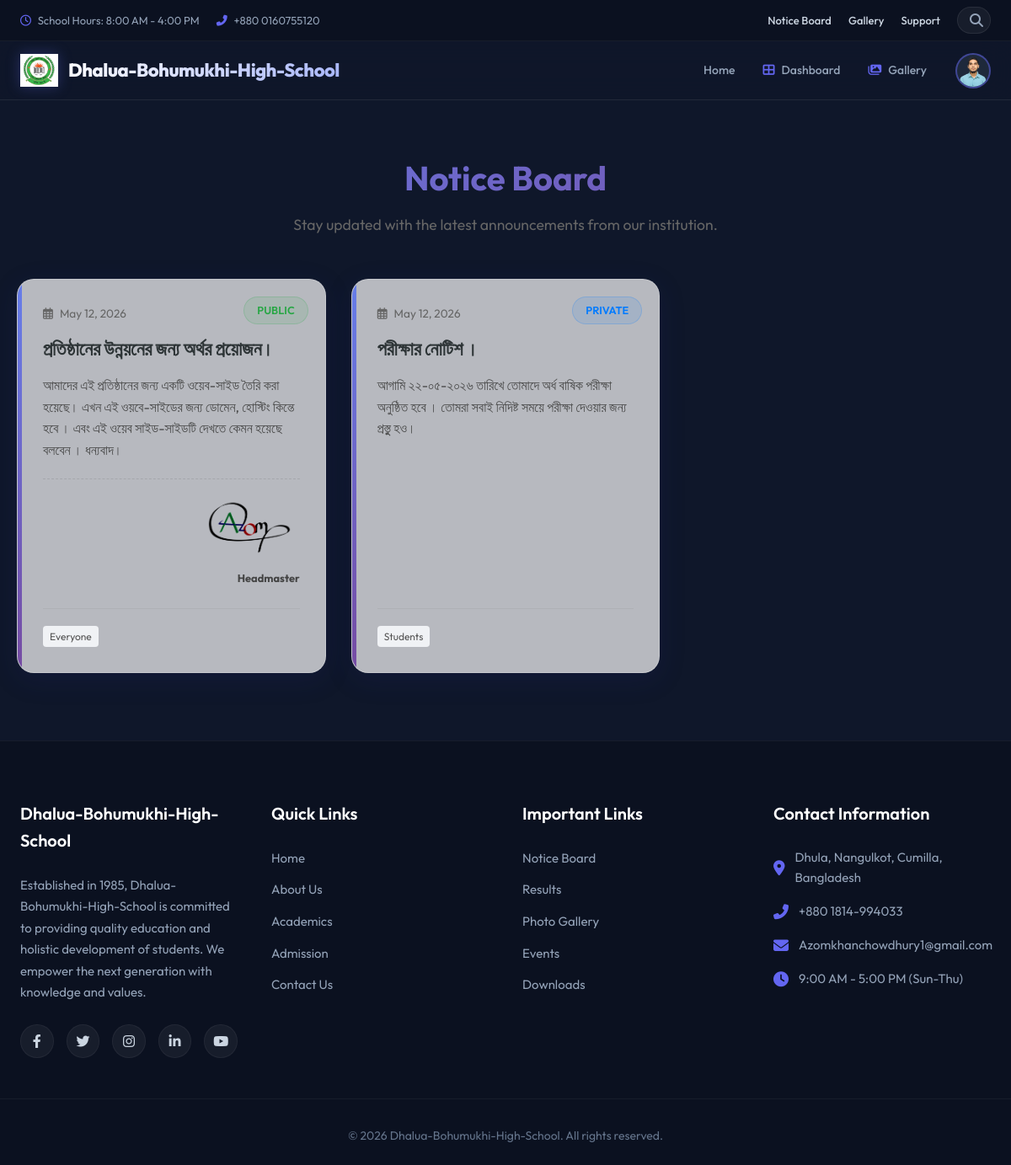
/notices/ (signed in), run on the app's committed database.
### student/models.py (models this page shows, shortened)
class Student(models.Model):
    user = models.OneToOneField(User, on_delete=models.CASCADE, related_name='student_profile', null=True, blank=True)
    profile_image = models.ImageField(upload_to='students/', blank=True, null=True)
    phone_number = models.CharField(max_length=15, unique=True, null=True, blank=True)
    date_of_birth = models.DateField(null=True, blank=True)
    gender = models.CharField(max_length=10, choices=[('Male', 'Male'), ('Female', 'Female'), ('Other', 'Other')], null=True, blank=True)
    blood_group = models.CharField(max_length=5, blank=True, null=True)
    address = models.TextField(null=True, blank=True)
    student_id = models.CharField(max_length=20, unique=True, null=True, blank=True)
    roll_number = models.CharField(max_length=20, null=True, blank=True)
    admission_date = models.DateField(null=True, blank=True)
    current_class = models.CharField(max_length=20, null=True, blank=True)
    section = models.CharField(max_length=10, null=True, blank=True)
    academic_year = models.CharField(max_length=10, null=True, blank=True)

### notices/models.py (models this page shows, shortened)
class Notice(models.Model):
    title = models.CharField(max_length=255)
    content = models.TextField()
    is_public = models.BooleanField(default=False, help_text="Public notices are visible to everyone without login.")
    target_student = models.BooleanField(default=False, verbose_name="Student")
    target_teacher = models.BooleanField(default=False, verbose_name="Teacher")
    target_staff = models.BooleanField(default=False, verbose_name="Staff")
    target_parent = models.BooleanField(default=False, verbose_name="Parent")
    created_at = models.DateTimeField(auto_now_add=True)
    updated_at = models.DateTimeField(auto_now=True)
    created_by = models.ForeignKey(User, on_delete=models.SET_NULL, null=True, blank=True)
    signature = models.ImageField(upload_to='notices/signatures/', null=True, blank=True, help_text="Upload headmaster's signature image.")
    attachment = models.FileField(upload_to='notices/attachments/', null=True, blank=True, help_text="Upload official PDF or Image notice.")
    class Meta:
        ordering = ['-created_at']
        verbose_name = "Notice"
        verbose_name_plural = "Notices"

### notices/views.py (the view)
# urls.py: path('', views.notice_list, name='notice_list'),
def notice_list(request):
    if request.user.is_authenticated:
        user = request.user
        role = "Admin" if user.is_superuser else "User"
        if hasattr(user, 'student_profile'):
            role = "Student"
        elif hasattr(user, 'teacher_profile'):
            role = "Teacher"
        elif hasattr(user, 'staff_profile'):
            role = "Staff"
        elif hasattr(user, 'parent_profile'):
            role = "Parent"
        if user.is_superuser or role == "Admin":
            notices = Notice.objects.all()
        else:
            query = Q(is_public=True)
            if role == 'Student':
                query |= Q(target_student=True)
            elif role == 'Teacher':
                query |= Q(target_teacher=True)
            elif role == 'Staff':
                query |= Q(target_staff=True)
            elif role == 'Parent':
                query |= Q(target_parent=True)
            notices = Notice.objects.filter(query).distinct()
    else:
        notices = Notice.objects.filter(is_public=True)
    return render(request, 'notices/notice_list.html', {'notices': notices})

### accounts/context_processors.py (called while the page is built)
def user_profile_context(request):
    if request.user.is_authenticated:
        user = request.user
        role = "Admin" if user.is_superuser else "User"
        profile = None
        if hasattr(user, 'student_profile'):
            role = "Student"
            profile = user.student_profile
        elif hasattr(user, 'teacher_profile'):
            role = "Teacher"
            profile = user.teacher_profile
        elif hasattr(user, 'staff_profile'):
            role = "Staff"
            profile = user.staff_profile
        elif hasattr(user, 'parent_profile'):
            role = "Parent"
            profile = user.parent_profile
        return {
            'global_role': role,
            'global_profile': profile
        }
    return {}

### notices/templatetags/notices_extras.py (called while the page is built)
@register.filter
def mul(value, arg):
    try:
        return float(value) * float(arg)
    except (ValueError, TypeError):
        return 0

### templates/notices/notice_list.html (shortened to what this page needs)
{% extends 'base.html' %}
{% load static %}
{% load notices_extras %}
{% block css %}
<link rel="stylesheet" href="{% static 'css/notices.css' %}">
{% endblock %}
{% block content %}
<div class="notice-container">
    <div class="notice-header">
        <h1>Notice Board</h1>
        <p>Stay updated with the latest announcements from our institution.</p>
    </div>
    <div class="notice-grid">
        {% for notice in notices %}
        <div class="notice-card" style="animation-delay: {{ forloop.counter0|add:1|mul:0.1 }}s;">
            {% if notice.is_public %}
            <span class="notice-badge badge-public">Public</span>
            {% else %}
            <span class="notice-badge badge-private">Private</span>
            {% endif %}
            <div class="notice-date">
                <i class="far fa-calendar-alt"></i> {{ notice.created_at|date:"F d, Y" }}
            </div>
            <h2 class="notice-title">{{ notice.title }}</h2>
            <div class="notice-content">
                {{ notice.content|linebreaks|truncatewords:50 }}
                {% if notice.signature %}
                <div class="notice-signature">
                    <img src="{{ notice.signature.url }}" alt="Headmaster Signature">
                    <p>Headmaster</p>
                </div>
                {% endif %}
            </div>
            <div class="notice-footer">
                <div class="notice-roles">
                    {% if notice.is_public %}
                        <span class="role-tag">Everyone</span>
                    {% else %}
                        {% if notice.target_student %}<span class="role-tag">Students</span>{% endif %}
                    {% endif %}
                </div>
            </div>
        </div>
        {% empty %}
        <div class="no-notices">
            <i class="fas fa-bullhorn"></i>
            <h3>No notices available at this time.</h3>
            <p>Please check back later for updates.</p>
        </div>
        {% endfor %}
    </div>
</div>
{% endblock %}

### templates/base.html (shortened to what this page needs)
{% load static %}
<!DOCTYPE html>
<html lang="en">
<head>
    <link rel="stylesheet" href="https://cdnjs.cloudflare.com/ajax/libs/font-awesome/6.4.0/css/all.min.css">
    <link rel="stylesheet" href="{% static 'css/base.css' %}">
    {% block css %}{% endblock %}
</head>
<body>
    <div class="top-header-bar">
        <div class="top-bar-container">
            {% if user.is_authenticated %}
            <div class="top-bar-left">
                <span><i class="far fa-clock"></i> School Hours: 8:00 AM - 4:00 PM</span>
                <span><i class="fas fa-phone-alt"></i> +880 0160755120</span>
            </div>
            <div class="top-bar-right">
                <a href="{% url 'notices:notice_list' %}">Notice Board</a>
                <a href="{% url 'gallery' %}">Gallery</a>
                <a href="{% url 'support' %}">Support</a>
                <div class="search-box-container">
                    <div class="search-box" id="globalSearchBox">
                        <i class="fas fa-search search-icon"></i>
                    </div>
                </div>
            </div>
            {% endif %}
        </div>
    </div>
    <header class="main-header">
        <div class="nav-container">
            <a href="/" class="logo">
                <img src="{% static 'image/logo.jpg' %}" alt="Dhalua-Bohumukhi-High-School Logo" class="logo-img">
                <h2>Dhalua-Bohumukhi-High-School</h2>
            </a>
            <div class="nav-right-section">
                <nav>
                    <ul class="nav-links">
                        <li><a href="/" class="{% if request.path == '/' %}active{% endif %}">Home</a></li>
                        {% if user.is_authenticated %}
                        {% if global_role == 'Admin' %}
                        <li><a href="{% url 'admin_panel:dashboard' %}"
                                class="{% if '/admin-dashboard/' in request.path %}active{% endif %}"><i
                                    class="fas fa-th-large"></i> Dashboard</a></li>
                        {% elif global_role == 'Student' %}
                        <li><a href="{% url 'student:student_dashboard' %}"
                                class="{% if '/students/dashboard/' in request.path %}active{% endif %}"><i
                                    class="fas fa-th-large"></i> Dashboard</a></li>
                        {% elif global_role == 'Teacher' %}
                        <li><a href="{% url 'teacher:teacher_dashboard' %}"
                                class="{% if '/teachers/dashboard/' in request.path %}active{% endif %}"><i
                                    class="fas fa-th-large"></i> Dashboard</a></li>
                        {% elif global_role == 'Staff' %}
                        <li><a href="{% url 'staff:staff_dashboard' %}"
                                class="{% if '/staff/dashboard/' in request.path %}active{% endif %}"><i
                                    class="fas fa-th-large"></i> Dashboard</a></li>
                        {% elif global_role == 'Parent' %}
                        <li><a href="{% url 'prents:parent_dashboard' %}"
                                class="{% if '/parents/dashboard/' in request.path %}active{% endif %}"><i
                                    class="fas fa-th-large"></i> Dashboard</a></li>
                        {% endif %}
                        <li><a href="{% url 'gallery' %}"
                                class="{% if '/gallery/' in request.path %}active{% endif %}"><i
                                    class="fas fa-images"></i> Gallery</a></li>
                        {% endif %}
                    </ul>
                </nav>
                {% if user.is_authenticated %}
                <div class="profile-dropdown-container">
                    <div class="profile-trigger" id="profileTrigger">
                        {% if global_profile and global_profile.profile_image %}
                        <img src="{{ global_profile.profile_image.url }}" alt="Profile Image">
                        {% else %}
                        <i class="fas fa-user"></i>
                        {% endif %}
                    </div>
                </div>
                {% else %}
                <a href="{% url 'accounts:login' %}" class="btn-login">Sign In</a>
                {% endif %}
            </div>
        </div>
    </header>
    <main>
        {% block content %}
        {% endblock %}
    </main>
    <footer class="main-footer">
        <div class="footer-container">
            <div class="footer-col">
                <h3>Dhalua-Bohumukhi-High-School</h3>
                <p>Established in 1985, Dhalua-Bohumukhi-High-School is committed to providing quality education and
                    holistic
                    development of students. We empower the next generation with knowledge and values.</p>
                <div class="social-icons">
                    <a href="#" aria-label="Facebook"><i class="fab fa-facebook-f"></i></a>
                    <a href="#" aria-label="Twitter"><i class="fab fa-twitter"></i></a>
                    <a href="#" aria-label="Instagram"><i class="fab fa-instagram"></i></a>
                    <a href="#" aria-label="LinkedIn"><i class="fab fa-linkedin-in"></i></a>
                    <a href="#" aria-label="YouTube"><i class="fab fa-youtube"></i></a>
                </div>
            </div>
            <div class="footer-col">
                <h3>Quick Links</h3>
                <ul>
                    <li><a href="#">Home</a></li>
                    <li><a href="#">About Us</a></li>
                    <li><a href="#">Academics</a></li>
                    <li><a href="#">Admission</a></li>
                    <li><a href="#">Contact Us</a></li>
                </ul>
            </div>
            <div class="footer-col">
                <h3>Important Links</h3>
                <ul>
                    <li><a href="{% url 'notices:notice_list' %}">Notice Board</a></li>
                    <li><a href="#">Results</a></li>
                    <li><a href="#">Photo Gallery</a></li>
                    <li><a href="#">Events</a></li>
                    <li><a href="#">Downloads</a></li>
                </ul>
            </div>
            <div class="footer-col">
                <h3>Contact Information</h3>
                <ul class="contact-info">
                    <li><i class="fas fa-map-marker-alt"></i> Dhula, Nangulkot, Cumilla, Bangladesh</li>
                    <li><i class="fas fa-phone-alt"></i> +880 1814-994033</li>
                    <li><i class="fas fa-envelope"></i> Azomkhanchowdhury1@gmail.com</li>
                    <li><i class="fas fa-clock"></i> 9:00 AM - 5:00 PM (Sun-Thu)</li>
                </ul>
            </div>
        </div>
        <div class="footer-bottom">
            <p>&copy; {% now "Y" %} Dhalua-Bohumukhi-High-School. All rights reserved.</p>
        </div>
    </footer>
</body>
</html>

### static/css/notices.css (style rules this page uses)
:root { --glass-bg: rgba(255, 255, 255, 0.1); --glass-border: rgba(255, 255, 255, 0.2); --primary-gradient: linear-gradient(135deg, #667eea 0%, #764ba2 100%); --accent-color: #00d2ff; --text-color: #333; --text-light: #666; --card-shadow: 0 8px 32px 0 rgba(31, 38, 135, 0.15); }
.notice-container { max-width: 1200px; margin: 40px auto; padding: 20px; font-family: 'Inter', sans-serif; }
.notice-header { text-align: center; margin-bottom: 50px; animation: fadeInDown 0.8s ease-out; }
.notice-header h1 { font-size: 2.5rem; color: #1a1a1a; margin-bottom: 10px; font-weight: 700; background: var(--primary-gradient); -webkit-background-clip: text; background-clip: text; -webkit-text-fill-color: transparent; }
.notice-header p { color: var(--text-light); font-size: 1.1rem; }
.notice-grid { display: grid; grid-template-columns: repeat(auto-fill, minmax(350px, 1fr)); gap: 30px; }
.notice-card { background: rgba(255, 255, 255, 0.7); backdrop-filter: blur(10px); -webkit-backdrop-filter: blur(10px); border: 1px solid var(--glass-border); border-radius: 20px; padding: 30px; box-shadow: var(--card-shadow); transition: transform 0.3s ease, box-shadow 0.3s ease; display: flex; flex-direction: column; position: relative; overflow: hidden; animation: fadeInUp 0.6s ease-out both; }
.notice-card::before { content: ''; position: absolute; top: 0; left: 0; width: 5px; height: 100%; background: var(--primary-gradient); }
.notice-badge { position: absolute; top: 20px; right: 20px; padding: 5px 15px; border-radius: 20px; font-size: 0.8rem; font-weight: 600; text-transform: uppercase; }
.badge-public { background: rgba(40, 167, 69, 0.1); color: #28a745; border: 1px solid rgba(40, 167, 69, 0.2); }
.badge-private { background: rgba(0, 123, 255, 0.1); color: #007bff; border: 1px solid rgba(0, 123, 255, 0.2); }
.notice-date { font-size: 0.85rem; color: var(--text-light); margin-bottom: 15px; display: flex; align-items: center; gap: 8px; }
.notice-title { font-size: 1.4rem; font-weight: 700; color: #2d3436; margin-bottom: 15px; line-height: 1.4; }
.notice-content { color: #4a4a4a; line-height: 1.6; font-size: 1rem; margin-bottom: 25px; flex-grow: 1; }
.notice-footer { display: flex; justify-content: space-between; align-items: center; border-top: 1px solid rgba(0, 0, 0, 0.05); padding-top: 20px; margin-top: auto; }
.notice-roles { display: flex; flex-wrap: wrap; gap: 5px; }
.role-tag { font-size: 0.75rem; background: #f0f2f5; padding: 3px 8px; border-radius: 4px; color: #555; }
.notice-signature { margin-top: 20px; text-align: right; border-top: 1px dashed rgba(0, 0, 0, 0.1); padding-top: 15px; }
.notice-signature img { max-width: 120px; height: auto; filter: contrast(1.2) brightness(0.9); }
.notice-signature p { font-size: 0.8rem; font-weight: 700; margin: 0; color: #444; }

### data on the page
Student: profile_image (picture)
Notice: is_public "PUBLIC", created_at "May 12, 2026", title "প্রতিষ্ঠানের উন্নয়নের জন্য অর্থর প্রয়োজন।", content "আমাদের এই প্রতিষ্ঠানের জন্য একটি ওয়েব-সাইড তৈরি করা হয়েছে। এখন এই ওয়বে-সাইডের জন্য ডোমেন, হোস্টিং কিন্তে হবে । এবং এই ওয়েব সাইড-সাইডটি দেখতে কেমন হয়েছে বলবেন । ধন্যবাদ।", signature (picture)
Notice: is_public "PRIVATE", created_at "May 12, 2026", title "পরীক্ষার নোটিশ ।", content "আগামি ২২-০৫-২০২৬ তারিখে তোমাদে অর্ধ বাষিক পরীক্ষা অনুষ্ঠিত হবে । তোমরা সবাই নিদিষ্ট সময়ে পরীক্ষা দেওয়ার জন্য প্রস্তুু হও।"
